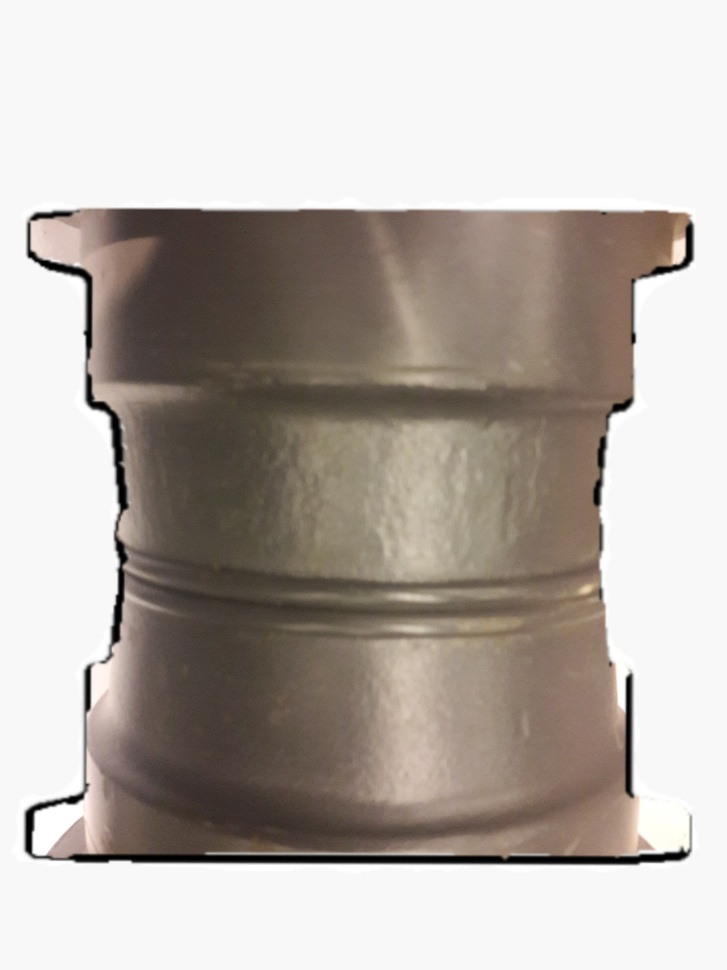
#> input picture asserts/1.jpg, 727 x 970 px, shrunk from 1536 x 2048 before the run
$ python predictor.py   (Python 2 division)
#> lines starting #> are read from the running program, lines starting #| are printed output that depends on the picture; after the words box and inside, x2 and y2 are one past the last pixel; in counts of white or black regions, pixels touching at a corner belong together; long printed decimals are rounded
import numpy as np
import cv2
from matplotlib import pyplot as plt
# Read image
im = cv2.imread('../../asserts/1.jpg', cv2.IMREAD_GRAYSCALE)
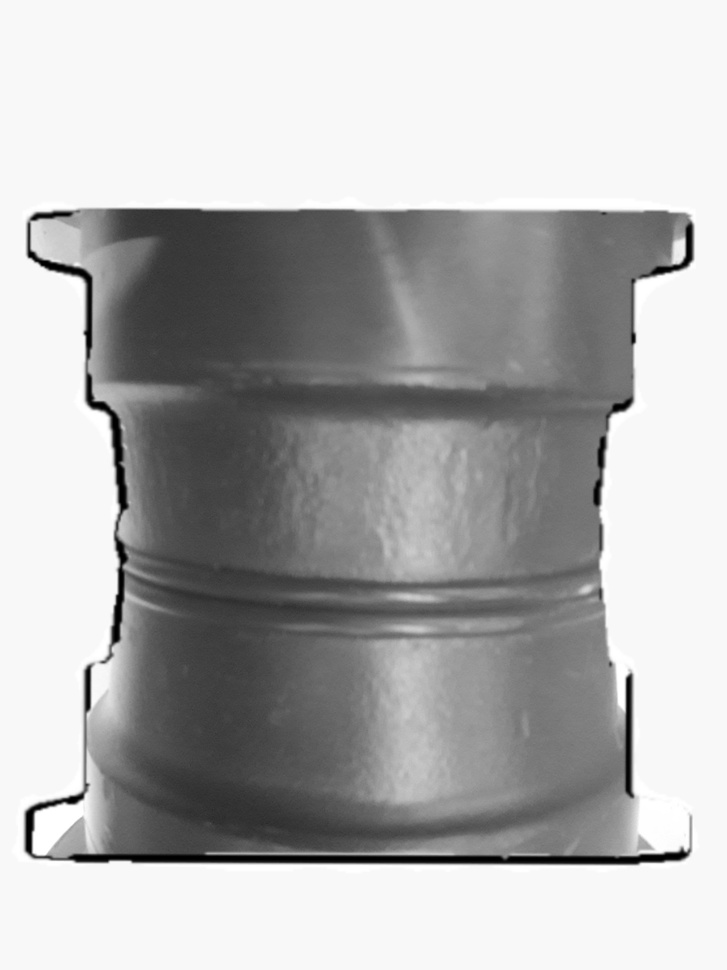
#> im: shape (970, 727); min 0, max 255, mean 178.5
edges = cv2.Canny(im,50,255)
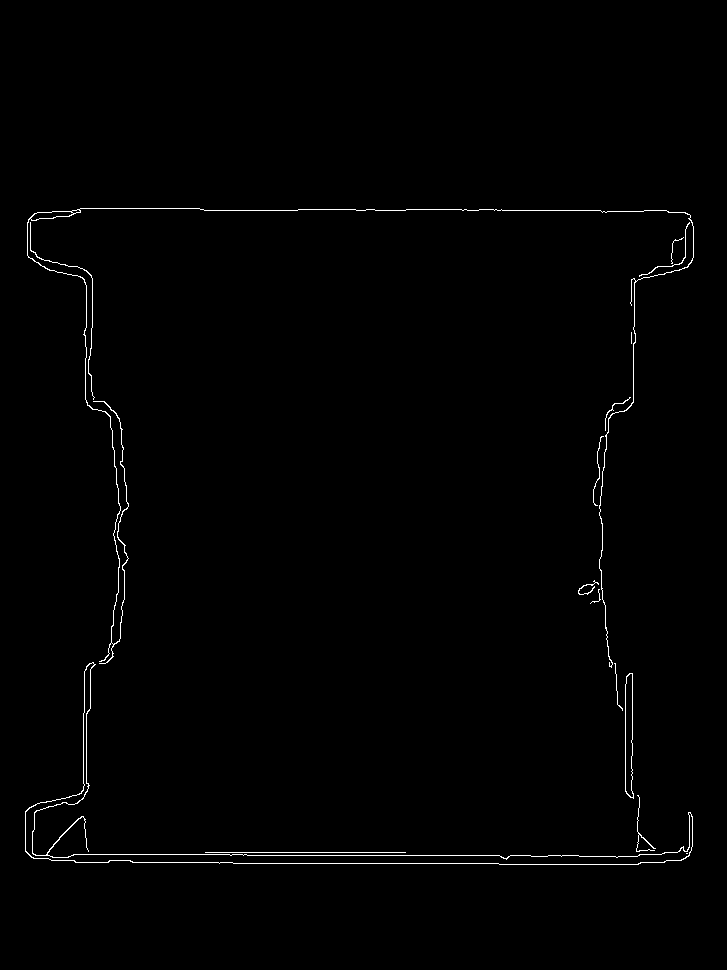
#> edges: shape (970, 727); 0.78% white in thin lines or dots, all inside (x1, y1, x2, y2) = (25, 208, 694, 865)
indices = np.where(edges != [0])
#> indices = 5506 positions, rows 208 to 864, columns 25 to 693
coordinates = np.array(list(zip(indices[0], indices[1])))
#> coordinates = 5506 pairs, first value 208 to 864, second value 25 to 693

print coordinates
#> (printed output is left out)
a=coordinates[0]
#> a = [208, 80]
b=coordinates[150]
#> b = [209, 321]
dist = np.linalg.norm(a-b)
#> dist = 241
print dist
#| 241.002
cv2.namedWindow('image', cv2.WINDOW_NORMAL)
cv2.imshow("image",edges )
cv2.waitKey(0)

$ run again, with asserts/2.jpg copied over asserts/1.jpg
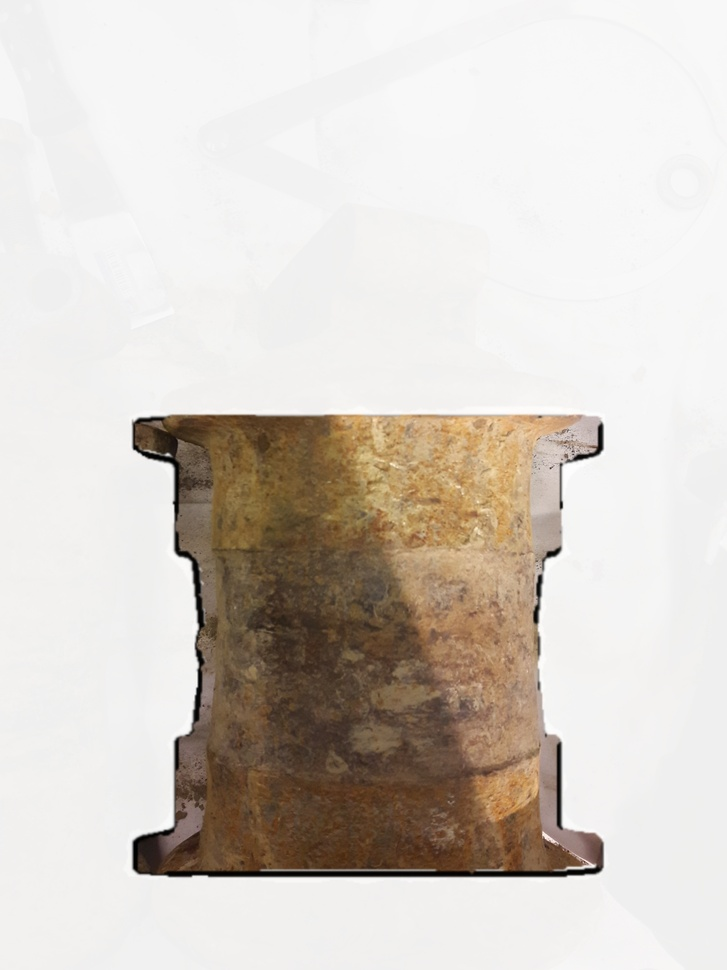
#> input picture asserts/2.jpg, 727 x 970 px, shrunk from 1536 x 2048 before the run
#> `im = cv2.imread('../../asserts/1.jpg', cv2.IMREAD_GRAYSCALE)`:
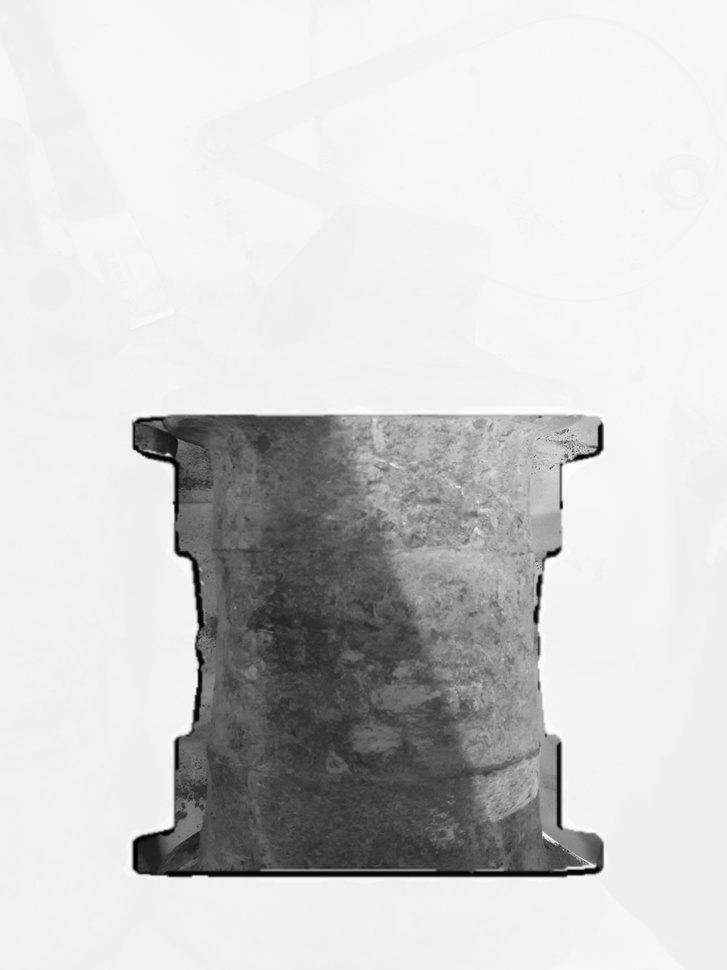
#> im: shape (970, 727); min 0, max 255, mean 207.7
#> `edges = cv2.Canny(im,50,255)`:
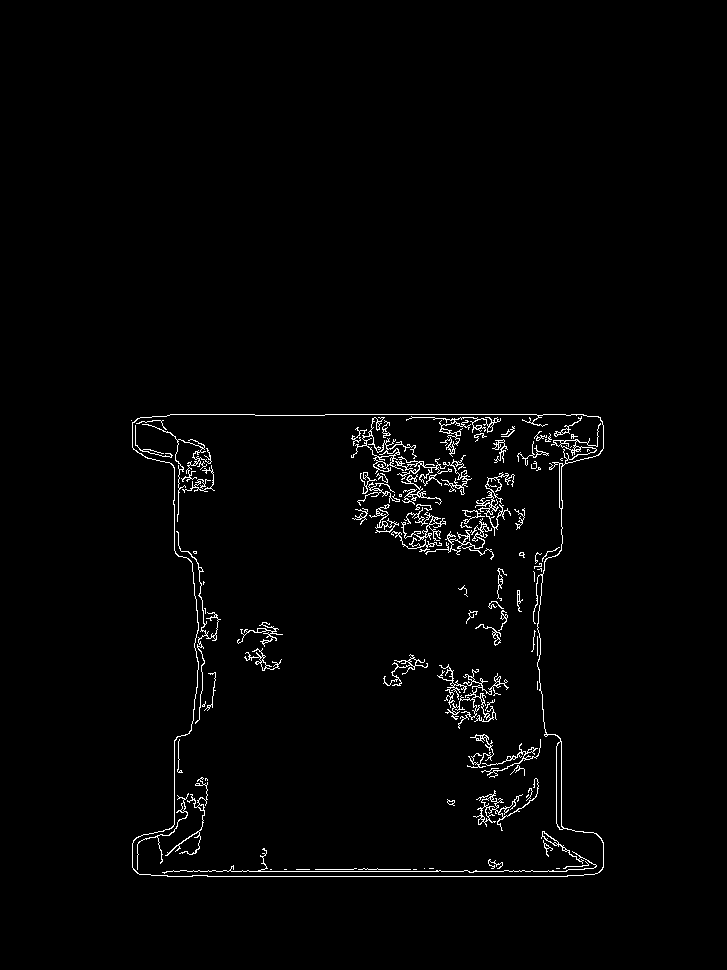
#> edges: shape (970, 727); 1.8% white in thin lines or dots, all inside (x1, y1, x2, y2) = (131, 414, 604, 877)
#> indices = 12390 positions, rows 414 to 876, columns 131 to 603
#> coordinates = 12390 pairs, first value 414 to 876, second value 131 to 603
#> (printed output is left out)
#> a = [414, 170]
#> b = [414, 390]
#> dist = 220
#| 220.0

$ run again, with asserts/3.jpg copied over asserts/1.jpg
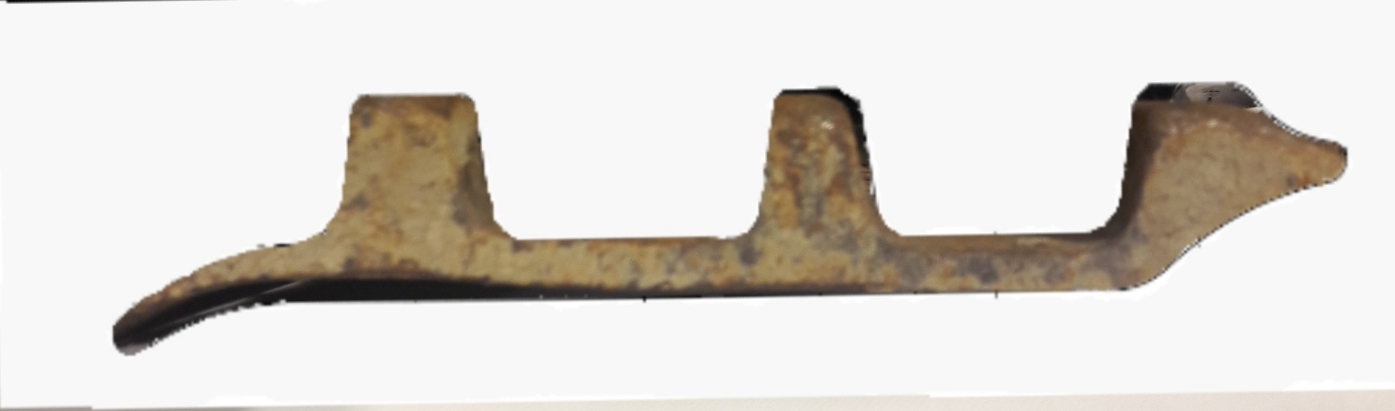
#> input picture asserts/3.jpg, 1395 x 411 px
#> `im = cv2.imread('../../asserts/1.jpg', cv2.IMREAD_GRAYSCALE)`:
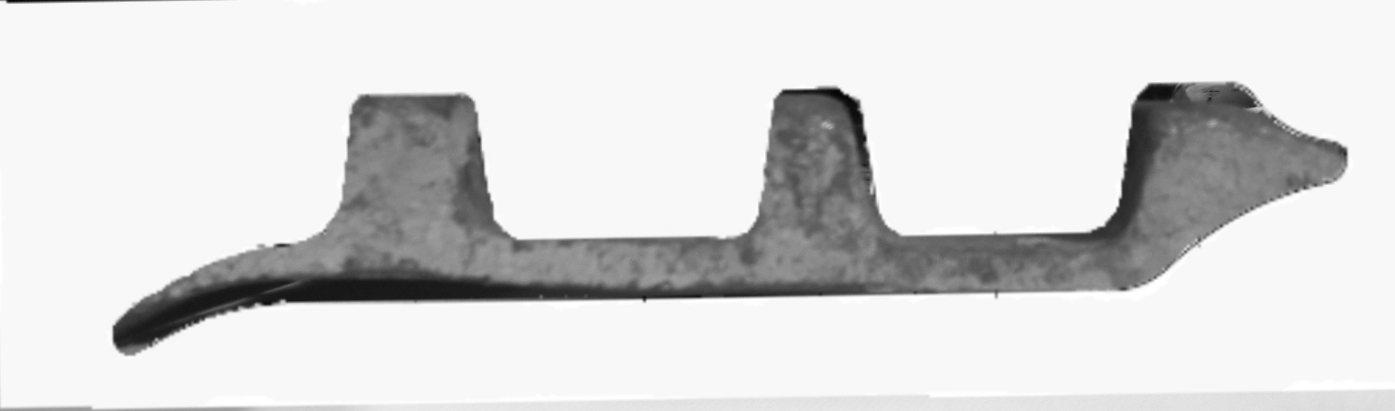
#> im: shape (411, 1395); min 4, max 255, mean 216.6
#> `edges = cv2.Canny(im,50,255)`:
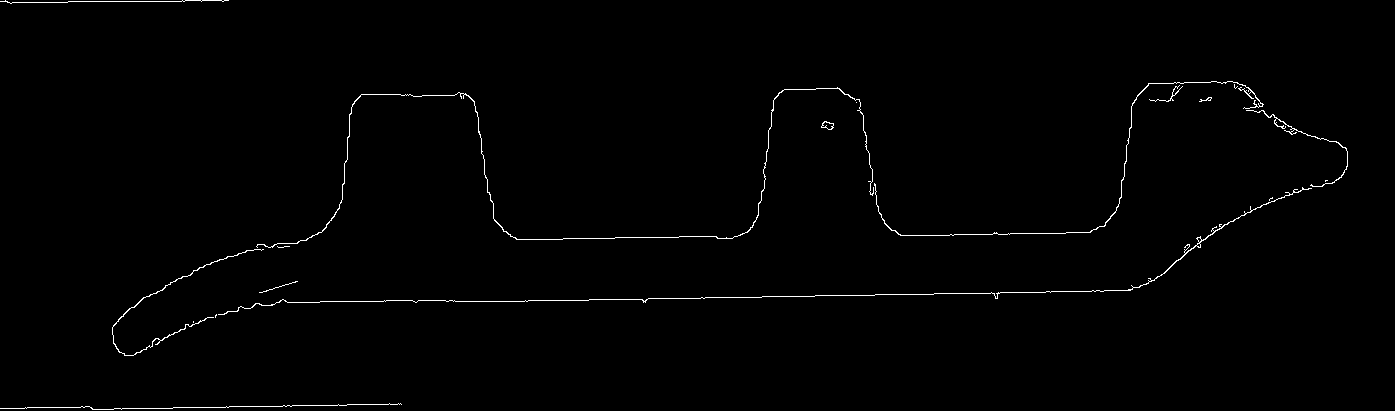
#> edges: shape (411, 1395); 0.8% white in thin lines or dots
#> indices = 4614 positions, rows 0 to 409, columns 0 to 1347
#> coordinates = 4614 pairs, first value 0 to 409, second value 0 to 1347
#> (printed output is left out)
#> a = [0, 5]
#> b = [1, 167]
#> dist = 162
#| 162.003

$ run again, with asserts/4.jpg copied over asserts/1.jpg
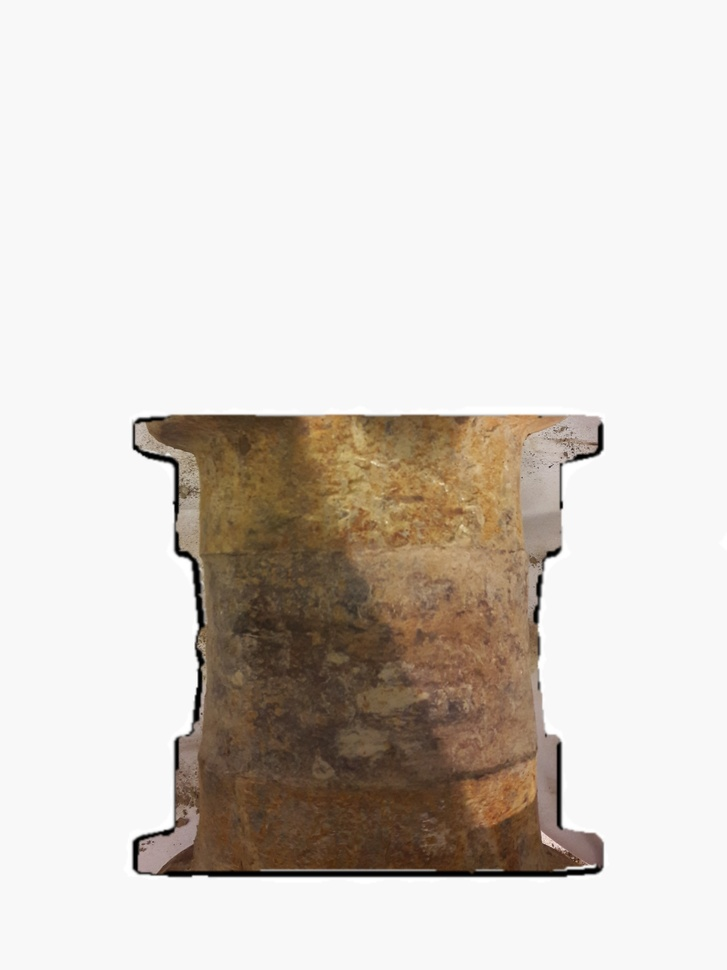
#> input picture asserts/4.jpg, 727 x 970 px, shrunk from 1536 x 2048 before the run
#> `im = cv2.imread('../../asserts/1.jpg', cv2.IMREAD_GRAYSCALE)`:
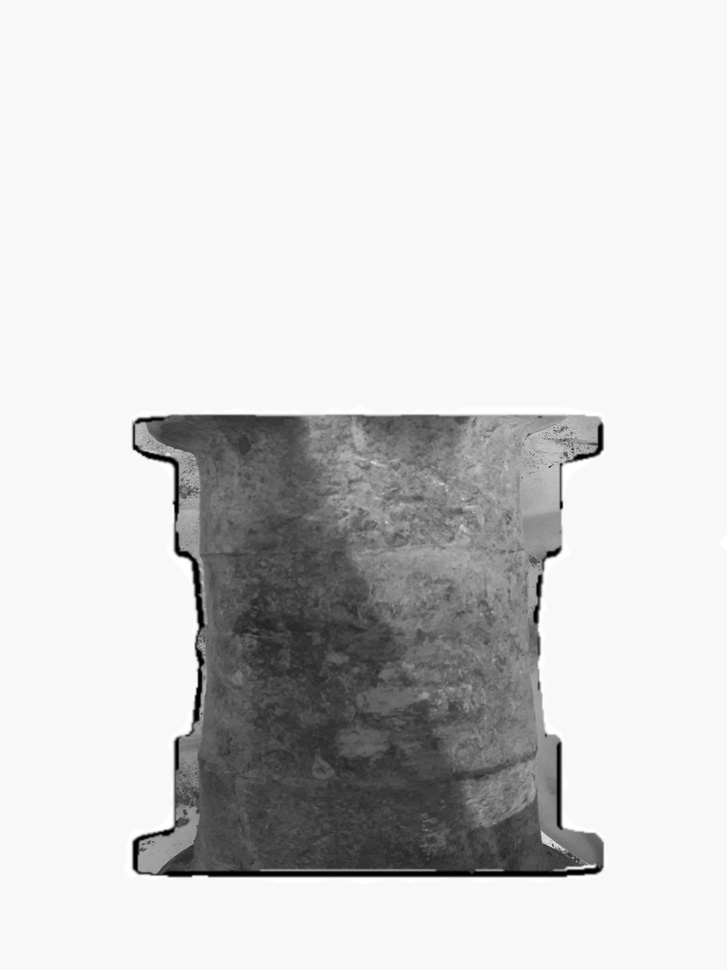
#> im: shape (970, 727); min 0, max 255, mean 210
#> `edges = cv2.Canny(im,50,255)`:
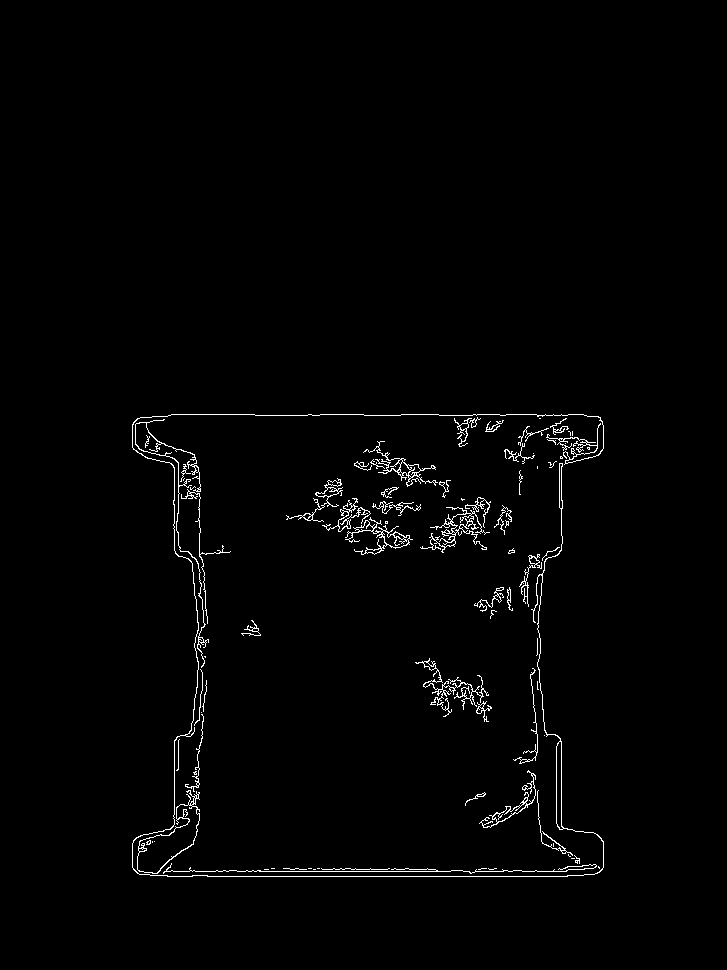
#> edges: shape (970, 727); 1.4% white in thin lines or dots, all inside (x1, y1, x2, y2) = (132, 414, 604, 877)
#> indices = 9852 positions, rows 414 to 876, columns 132 to 603
#> coordinates = 9852 pairs, first value 414 to 876, second value 132 to 603
#> (printed output is left out)
#> a = [414, 171]
#> b = [414, 419]
#> dist = 248
#| 248.0
